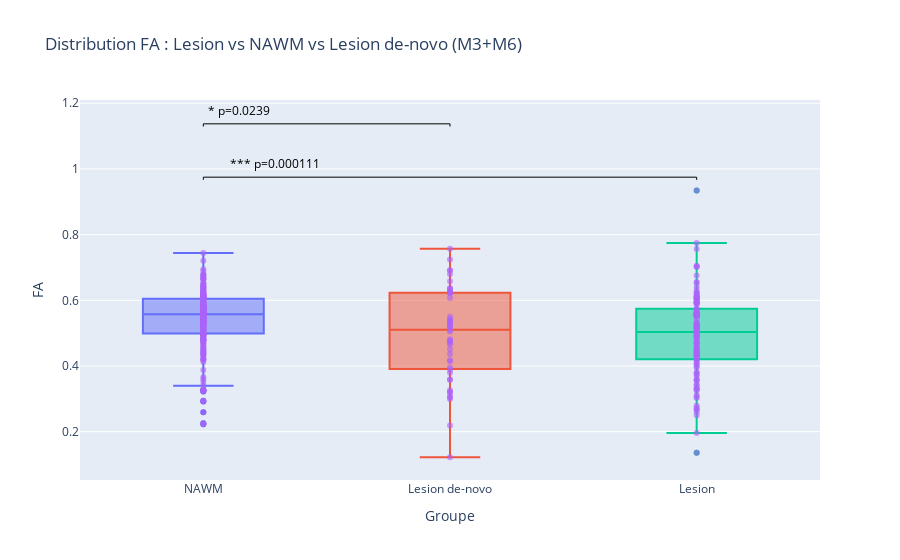

Write notebook code for a chart like this one.
### Code cell
from scipy.stats import ttest_ind

# Boxplot + scatter (jittered) for FA groups with significance annotation (star + p-value)
# Utilise les variables déjà présentes dans le notebook (df_M3M6_filtered, etc.)

import plotly.express as px

# Construire le DataFrame concaténé FA (si df_fa n'existe pas)
try:
    df_fa  # use if already defined
except NameError:
    fa_lesion = pd.concat([df_M3M6_filtered["mean_fa_lesion_M3"].dropna(), df_M3M6_filtered["mean_fa_lesion_M6"].dropna()])
    fa_nawm = pd.concat([df_M3M6_filtered["mean_fa_nawm_M3"].dropna(), df_M3M6_filtered["mean_fa_nawm_M6"].dropna()])
    fa_denovo = df_M3M6_filtered["mean_faM3_lesion_M6_denovo"].dropna()

    subjects_lesion = pd.concat([
        df_M3M6_filtered.loc[df_M3M6_filtered["mean_fa_lesion_M3"].notna(), "Subject"],
        df_M3M6_filtered.loc[df_M3M6_filtered["mean_fa_lesion_M6"].notna(), "Subject"]
    ]).reset_index(drop=True)
    subjects_nawm = pd.concat([
        df_M3M6_filtered.loc[df_M3M6_filtered["mean_fa_nawm_M3"].notna(), "Subject"],
        df_M3M6_filtered.loc[df_M3M6_filtered["mean_fa_nawm_M6"].notna(), "Subject"]
    ]).reset_index(drop=True)
    subjects_denovo = df_M3M6_filtered.loc[df_M3M6_filtered["mean_faM3_lesion_M6_denovo"].notna(), "Subject"].reset_index(drop=True)

    df_fa = pd.DataFrame({
        "FA": pd.concat([fa_nawm, fa_denovo, fa_lesion], ignore_index=True),
        "Groupe": (["NAWM"] * len(fa_nawm)) + (["Lesion de-novo"] * len(fa_denovo)) + (["Lesion"] * len(fa_lesion)),
        "Subject": pd.concat([subjects_nawm, subjects_denovo, subjects_lesion], ignore_index=True)
    })

# Ordre des groupes désiré
group_order = ["NAWM", "Lesion de-novo", "Lesion"]

# Figure: box + jittered points
fig = px.box(
    df_fa, x="Groupe", y="FA", color="Groupe",
    category_orders={"Groupe": group_order},
    # points="all",  # montre les points (scatter) sur le boxplot
    title="Distribution FA : Lesion vs NAWM vs Lesion de-novo (M3+M6)"
)
# fig.update_traces(jitter=0.4, marker=dict(opacity=0.7, size=6))
fig.add_scatter(
    x=df_fa["Groupe"],
    y=df_fa["FA"],
    mode='markers',
    marker=dict(size=6, opacity=0.6),
    text=df_fa["Subject"],
    hovertemplate='Subject=%{text}<br>FA=%{y}<extra></extra>',
    showlegend=False
)

# Tests statistiques (t-tests indépendants, deux côtés)
comparisons = [("Lesion", "NAWM"), ("Lesion de-novo", "NAWM"), ("Lesion de-novo", "Lesion")]
y_max = df_fa["FA"].max()
y_min = df_fa["FA"].min()
y_range = y_max - y_min if (y_max - y_min) != 0 else 1e-3
print(f"FA range: min={y_min}, max={y_max}, range={y_range}")
start_height = y_max + 0.05 * y_range
step = 0.2 * y_range

annot_height = start_height
for a, b in comparisons:
    vals_a = df_fa.loc[df_fa["Groupe"] == a, "FA"].dropna()
    vals_b = df_fa.loc[df_fa["Groupe"] == b, "FA"].dropna()
    if len(vals_a) == 0 or len(vals_b) == 0:
        annot_height += step
        continue
    t_stat, p_val = ttest_ind(vals_a, vals_b, equal_var=False)
    # n.s. ignored per user request: annotate only if significant (p < 0.05)
    if p_val < 0.05:
        # significance stars
        if p_val < 0.001:
            star = "                                                                                                                                                                                                ***"
        elif p_val < 0.01:
            star = "                                                **"
        else:
            star = "                                                                        *"
        # horizontal line between groups
        fig.add_shape(
            dict(type="line",
                 xref="x", yref="y",
                 x0=a, x1=b,
                 y0=annot_height, y1=annot_height,
                 line=dict(color="black", width=1))
        )
        # small vertical ticks
        fig.add_shape(dict(type="line", xref="x", yref="y", x0=a, x1=a, y0=annot_height, y1=annot_height - (0.01*y_range),
                           line=dict(color="black", width=1)))
        fig.add_shape(dict(type="line", xref="x", yref="y", x0=b, x1=b, y0=annot_height, y1=annot_height - (0.01*y_range),
                           line=dict(color="black", width=1)))
        # annotation with star and p-value
        fig.add_annotation(
            x=(a if group_order.index(a) <= group_order.index(b) else b),
            y=annot_height + 0.05*y_range,
            xref="x", yref="y",
            text=f"{star} p={p_val:.3g}",
            showarrow=False,
            font=dict(size=12, color="black")
        )
        annot_height += step
    else:
        annot_height += step

fig.update_layout(showlegend=False, yaxis_title="FA")
fig.show()

### Figure 1 — Plotly figure (JSON) as saved in the notebook; plotly's stock layout.template omitted (floating-point values rounded to 4 significant figures; data arrays with more than 128 entries replaced by an {"elided": "..."} marker saying what was removed)
{"data": [{"alignmentgroup": "True", "hovertemplate": "Groupe=%{x}<br>FA=%{y}<extra></extra>", "legendgroup": "NAWM", "marker": {"color": "#636efa"}, "name": "NAWM", "notched": false, "offsetgroup": "NAWM", "orientation": "v", "showlegend": true, "type": "box", "x": {"elided": "227 str values"}, "x0": " ", "xaxis": "x", "y": {"elided": "227 float values"}, "y0": " ", "yaxis": "y"}, {"alignmentgroup": "True", "hovertemplate": "Groupe=%{x}<br>FA=%{y}<extra></extra>", "legendgroup": "Lesion de-novo", "marker": {"color": "#EF553B"}, "name": "Lesion de-novo", "notched": false, "offsetgroup": "Lesion de-novo", "orientation": "v", "showlegend": true, "type": "box", "x": ["Lesion de-novo", "Lesion de-novo", "Lesion de-novo", "Lesion de-novo", "Lesion de-novo", "Lesion de-novo", "Lesion de-novo", "Lesion de-novo", "Lesion de-novo", "Lesion de-novo", "Lesion de-novo", "Lesion de-novo", "Lesion de-novo", "Lesion de-novo", "Lesion de-novo", "Lesion de-novo", "Lesion de-novo", "Lesion de-novo", "Lesion de-novo", "Lesion de-novo", "Lesion de-novo", "Lesion de-novo", "Lesion de-novo", "Lesion de-novo", "Lesion de-novo", "Lesion de-novo", "Lesion de-novo", "Lesion de-novo", "Lesion de-novo", "Lesion de-novo", "Lesion de-novo", "Lesion de-novo", "Lesion de-novo", "Lesion de-novo", "Lesion de-novo", "Lesion de-novo", "Lesion de-novo", "Lesion de-novo", "Lesion de-novo", "Lesion de-novo", "Lesion de-novo", "Lesion de-novo", "Lesion de-novo", "Lesion de-novo", "Lesion de-novo", "Lesion de-novo", "Lesion de-novo"], "x0": " ", "xaxis": "x", "y": [0.3192, 0.2192, 0.4776, 0.7246, 0.2996, 0.4149, 0.3208, 0.6242, 0.6906, 0.3075, 0.6247, 0.5311, 0.3891, 0.4746, 0.6578, 0.3584, 0.6795, 0.6218, 0.6072, 0.6238, 0.3058, 0.3263, 0.6917, 0.5375, 0.5504, 0.3797, 0.5226, 0.5199, 0.5346, 0.634, 0.4364, 0.4813, 0.5241, 0.4174, 0.3592, 0.5055, 0.5376, 0.4655, 0.471, 0.634, 0.1222, 0.5108, 0.7573, 0.5425, 0.6373, 0.3957, 0.4507], "y0": " ", "yaxis": "y"}, {"alignmentgroup": "True", "hovertemplate": "Groupe=%{x}<br>FA=%{y}<extra></extra>", "legendgroup": "Lesion", "marker": {"color": "#00cc96"}, "name": "Lesion", "notched": false, "offsetgroup": "Lesion", "orientation": "v", "showlegend": true, "type": "box", "x": ["Lesion", "Lesion", "Lesion", "Lesion", "Lesion", "Lesion", "Lesion", "Lesion", "Lesion", "Lesion", "Lesion", "Lesion", "Lesion", "Lesion", "Lesion", "Lesion", "Lesion", "Lesion", "Lesion", "Lesion", "Lesion", "Lesion", "Lesion", "Lesion", "Lesion", "Lesion", "Lesion", "Lesion", "Lesion", "Lesion", "Lesion", "Lesion", "Lesion", "Lesion", "Lesion", "Lesion", "Lesion", "Lesion", "Lesion", "Lesion", "Lesion", "Lesion", "Lesion", "Lesion", "Lesion", "Lesion", "Lesion", "Lesion", "Lesion", "Lesion", "Lesion", "Lesion", "Lesion", "Lesion", "Lesion", "Lesion", "Lesion", "Lesion", "Lesion", "Lesion", "Lesion", "Lesion", "Lesion", "Lesion", "Lesion", "Lesion", "Lesion", "Lesion", "Lesion", "Lesion", "Lesion", "Lesion", "Lesion", "Lesion", "Lesion", "Lesion", "Lesion", "Lesion", "Lesion", "Lesion", "Lesion", "Lesion", "Lesion", "Lesion", "Lesion", "Lesion", "Lesion", "Lesion", "Lesion", "Lesion", "Lesion", "Lesion", "Lesion", "Lesion", "Lesion", "Lesion", "Lesion", "Lesion", "Lesion", "Lesion", "Lesion", "Lesion", "Lesion", "Lesion", "Lesion", "Lesion", "Lesion", "Lesion", "Lesion", "Lesion", "Lesion", "Lesion", "Lesion", "Lesion", "Lesion", "Lesion", "Lesion", "Lesion", "Lesion", "Lesion", "Lesion", "Lesion", "Lesion", "Lesion"], "x0": " ", "xaxis": "x", "y": [0.3325, 0.5158, 0.5514, 0.6076, 0.3437, 0.3264, 0.2504, 0.6203, 0.5739, 0.5705, 0.4913, 0.4195, 0.5606, 0.4461, 0.3283, 0.4805, 0.5923, 0.6418, 0.6031, 0.3025, 0.6084, 0.3995, 0.4717, 0.6319, 0.5973, 0.5632, 0.5425, 0.4465, 0.4486, 0.5506, 0.5526, 0.7748, 0.3583, 0.5606, 0.5195, 0.6107, 0.4345, 0.4325, 0.5969, 0.4904, 0.4058, 0.6036, 0.7051, 0.3581, 0.3806, 0.4341, 0.2667, 0.3407, 0.5904, 0.1963, 0.5547, 0.4665, 0.4403, 0.5213, 0.4423, 0.4608, 0.3316, 0.6083, 0.454, 0.5649, 0.28, 0.5215, 0.4904, 0.6561, 0.4948, 0.3948, 0.4562, 0.5124, 0.5026, 0.6108, 0.4321, 0.1362, 0.4157, 0.6236, 0.3793, 0.3549, 0.5949, 0.3732, 0.5575, 0.5302, 0.5085, 0.7563, 0.554, 0.2733, 0.5226, 0.5935, 0.5537, 0.5277, 0.3063, 0.5283, 0.9344, 0.5892, 0.2597, 0.6752, 0.592, 0.3125, 0.6222, 0.4988, 0.615, 0.4199, 0.432, 0.4261, 0.4844, 0.5041, 0.56, 0.4215, 0.556, 0.5574, 0.4716, 0.3699, 0.4989, 0.5104, 0.441, 0.5166, 0.4893, 0.4555, 0.6534, 0.2695, 0.5751, 0.7019, 0.4083, 0.7028, 0.4737, 0.5326], "y0": " ", "yaxis": "y"}, {"hovertemplate": "Subject=%{text}<br>FA=%{y}<extra></extra>", "marker": {"opacity": 0.6, "size": 6}, "mode": "markers", "showlegend": false, "text": {"elided": "398 str values"}, "type": "scatter", "x": {"elided": "398 str values"}, "y": {"elided": "398 float values"}}], "layout": {"annotations": [{"font": {"color": "black", "size": 12}, "showarrow": false, "text": "                                                *** p=0.000111", "x": "NAWM", "xref": "x", "y": 1.016, "yref": "y"}, {"font": {"color": "black", "size": 12}, "showarrow": false, "text": "                        * p=0.0239", "x": "NAWM", "xref": "x", "y": 1.178, "yref": "y"}], "boxmode": "overlay", "legend": {"title": {"text": "Groupe"}, "tracegroupgap": 0}, "shapes": [{"line": {"color": "black", "width": 1}, "type": "line", "x0": "Lesion", "x1": "NAWM", "xref": "x", "y0": 0.975, "y1": 0.975, "yref": "y"}, {"line": {"color": "black", "width": 1}, "type": "line", "x0": "Lesion", "x1": "Lesion", "xref": "x", "y0": 0.975, "y1": 0.9668, "yref": "y"}, {"line": {"color": "black", "width": 1}, "type": "line", "x0": "NAWM", "x1": "NAWM", "xref": "x", "y0": 0.975, "y1": 0.9668, "yref": "y"}, {"line": {"color": "black", "width": 1}, "type": "line", "x0": "Lesion de-novo", "x1": "NAWM", "xref": "x", "y0": 1.137, "y1": 1.137, "yref": "y"}, {"line": {"color": "black", "width": 1}, "type": "line", "x0": "Lesion de-novo", "x1": "Lesion de-novo", "xref": "x", "y0": 1.137, "y1": 1.129, "yref": "y"}, {"line": {"color": "black", "width": 1}, "type": "line", "x0": "NAWM", "x1": "NAWM", "xref": "x", "y0": 1.137, "y1": 1.129, "yref": "y"}], "showlegend": false, "title": {"text": "Distribution FA : Lesion vs NAWM vs Lesion de-novo (M3+M6)"}, "xaxis": {"anchor": "y", "categoryarray": ["NAWM", "Lesion de-novo", "Lesion"], "categoryorder": "array", "domain": [0, 1], "title": {"text": "Groupe"}}, "yaxis": {"anchor": "x", "domain": [0, 1], "title": {"text": "FA"}}}}
